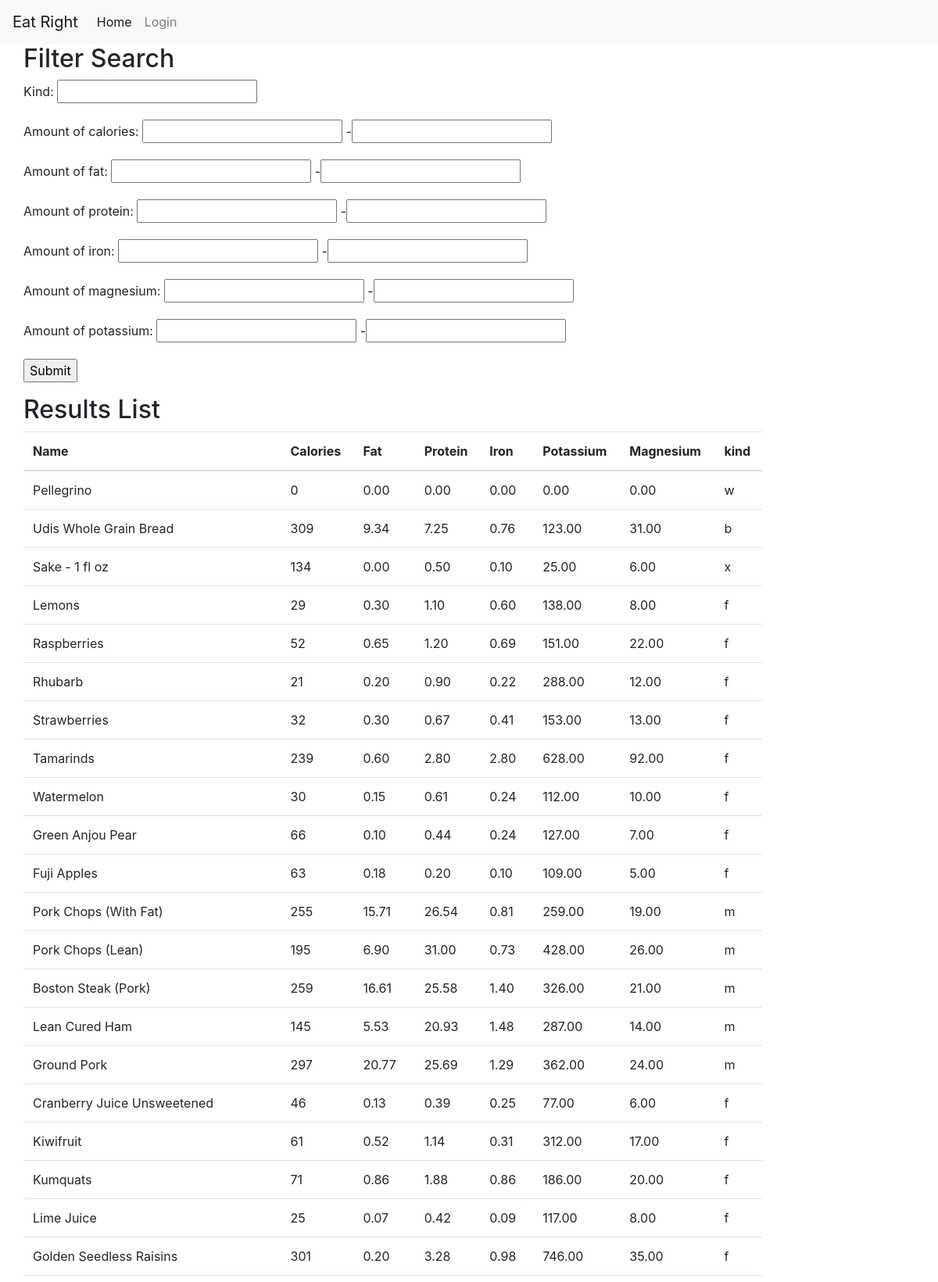
The app's page /catalog/filtered_list/ (upper part) with its own data.
### catalog/models.py (models this page shows, shortened)
class Food(models.Model):
    name = models.CharField(max_length=200)
    timestamp = models.DateTimeField(auto_now_add=True)
    calories = models.IntegerField('Amount of calories',
                                   null=True,
                                   blank=True)
    fat = models.DecimalField('Amount of fat',
                              decimal_places=2,
                              max_digits=8,
                                   null=True,
                                   blank=True)
    protein = models.DecimalField('Amount of protein',
                                  decimal_places=2,
                                  max_digits=8,
                                  null=True,
                                    blank=True)
    iron = models.DecimalField('Amount of iron',
                               decimal_places=2,
                               max_digits=8,
                               null=True,
                                   blank=True)
    potassium = models.DecimalField('Amount of potassium',
                                    decimal_places=2,
                                    max_digits=8,
                                    null=True,
                                    blank=True)
    magnesium = models.DecimalField('Amount of magnesium',
                                    decimal_places=2,
                                    max_digits=8,
                                    null=True,
                                    blank=True)
    KIND_OF_FOOD = (
        ('b', 'Bread'),
        ('f', 'Fruit'),
        ('m', 'Meat'),
        ('g', 'Greens'),
        ('w', 'Water'),
        ('c', 'Caffeine'),
        ('o', 'Oil'),
        ('x', 'Extra')
    )
    kind = models.CharField(
        max_length=1,
        choices=KIND_OF_FOOD,
        blank=True,
        default='m',
    )

### catalog/views.py (the view)
def food_list(request):
    f = FoodFilter(request.GET, queryset=Food.objects.all())
    return render(request, 'catalog/filtered_list.html', {'filter': f})

### catalog/templates/catalog/filtered_list.html
  {% extends "base_generic.html" %}
{% block content %}
  <h2>Filter Search</h2>
     <form method="get">
        {{ filter.form.as_p }}
        <input type="submit" />
    </form>
    <h2>Results List</h2>
    <table class="table table-hover">
        <thead>
        <tr>
            <th scope="col">Name</th>
            <th scope="col">Calories</th>
            <th scope="col">Fat</th>
            <th scope="col">Protein</th>
            <th scope="col">Iron</th>
            <th scope="col">Potassium</th>
            <th scope="col">Magnesium</th>
            <th scope="col">kind</th>
        </tr>
        </thead>
    <tbody>
    {% for foodinst in filter.qs %}
        <tr>
            <td>{{ foodinst.name }}</td>
            <td>{{ foodinst.calories }}</td>
            <td>{{ foodinst.fat }}</td>
            <td>{{ foodinst.protein }}</td>
            <td>{{ foodinst.iron }}</td>
            <td>{{ foodinst.potassium }}</td>
            <td>{{ foodinst.magnesium }}</td>
            <td>{{ foodinst.kind }}</td>
      </tr>
    {% endfor %}
    </tbody>
    </table>
{% endblock %}

### catalog/static/css/styles.css (style rules this page uses)
form { margin-bottom: 1em; }

### records on screen
Food: name "Pellegrino", calories "0", fat "0.00", protein "0.00", iron "0.00", potassium "0.00", magnesium "0.00", kind "w"
Food: name "Udis Whole Grain Bread", calories "309", fat "9.34", protein "7.25", iron "0.76", potassium "123.00", magnesium "31.00", kind "b"
Food: name "Sake - 1 fl oz", calories "134", fat "0.00", protein "0.50", iron "0.10", potassium "25.00", magnesium "6.00", kind "x"
Food: name "Lemons", calories "29", fat "0.30", protein "1.10", iron "0.60", potassium "138.00", magnesium "8.00", kind "f"
Food: name "Raspberries", calories "52", fat "0.65", protein "1.20", iron "0.69", potassium "151.00", magnesium "22.00", kind "f"
Food: name "Rhubarb", calories "21", fat "0.20", protein "0.90", iron "0.22", potassium "288.00", magnesium "12.00", kind "f"
Food: name "Strawberries", calories "32", fat "0.30", protein "0.67", iron "0.41", potassium "153.00", magnesium "13.00", kind "f"
Food: name "Tamarinds", calories "239", fat "0.60", protein "2.80", iron "2.80", potassium "628.00", magnesium "92.00", kind "f"
Food: name "Watermelon", calories "30", fat "0.15", protein "0.61", iron "0.24", potassium "112.00", magnesium "10.00", kind "f"
Food: name "Green Anjou Pear", calories "66", fat "0.10", protein "0.44", iron "0.24", potassium "127.00", magnesium "7.00", kind "f"
Food: name "Fuji Apples", calories "63", fat "0.18", protein "0.20", iron "0.10", potassium "109.00", magnesium "5.00", kind "f"
Food: name "Pork Chops (With Fat)", calories "255", fat "15.71", protein "26.54", iron "0.81", potassium "259.00", magnesium "19.00", kind "m"
Food: name "Pork Chops (Lean)", calories "195", fat "6.90", protein "31.00", iron "0.73", potassium "428.00", magnesium "26.00", kind "m"
Food: name "Boston Steak (Pork)", calories "259", fat "16.61", protein "25.58", iron "1.40", potassium "326.00", magnesium "21.00", kind "m"
Food: name "Lean Cured Ham", calories "145", fat "5.53", protein "20.93", iron "1.48", potassium "287.00", magnesium "14.00", kind "m"
Food: name "Ground Pork", calories "297", fat "20.77", protein "25.69", iron "1.29", potassium "362.00", magnesium "24.00", kind "m"
Food: name "Cranberry Juice Unsweetened", calories "46", fat "0.13", protein "0.39", iron "0.25", potassium "77.00", magnesium "6.00", kind "f"
Food: name "Kiwifruit", calories "61", fat "0.52", protein "1.14", iron "0.31", potassium "312.00", magnesium "17.00", kind "f"
Food: name "Kumquats", calories "71", fat "0.86", protein "1.88", iron "0.86", potassium "186.00", magnesium "20.00", kind "f"
Food: name "Lime Juice", calories "25", fat "0.07", protein "0.42", iron "0.09", potassium "117.00", magnesium "8.00", kind "f"
Food: name "Golden Seedless Raisins", calories "301", fat "0.20", protein "3.28", iron "0.98", potassium "746.00", magnesium "35.00", kind "f"
